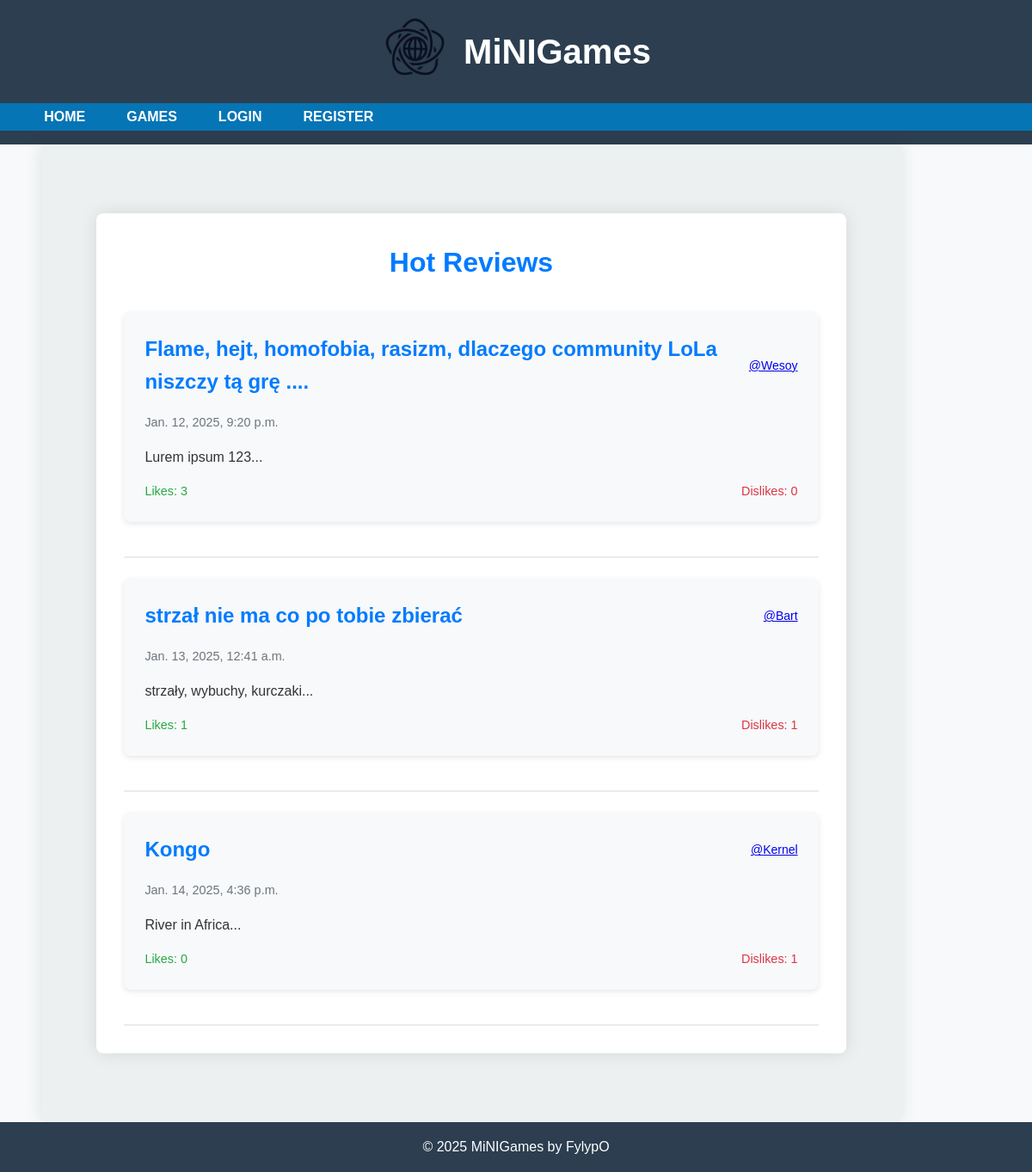
The page / on the database its author committed.
### minigames/models.py (models this page shows, shortened)
class ReactionMixin(models.Model):
    likes = models.IntegerField(default=0)
    dislikes = models.IntegerField(default=0)
    reactions = GenericRelation('Reaction', related_query_name='content_object')
    class Meta:
        abstract = True
    @property
    def like_count(self):
        return self.reactions.filter(reaction_type=Reaction.ReactionType.LIKE).count()
    @property
    def dislike_count(self):
        return self.reactions.filter(reaction_type=Reaction.ReactionType.DISLIKE).count()

class Review(ReactionMixin, models.Model):
    title = models.CharField(max_length=255)
    content = models.TextField()
    created_at = models.DateTimeField(auto_now_add=True)
    updated_at = models.DateTimeField(auto_now=True)
    author = models.ForeignKey(User, on_delete=models.CASCADE)
    game = models.ForeignKey(Game, on_delete=models.CASCADE)
    gamerate = models.IntegerField(validators=[MinValueValidator(1), MaxValueValidator(5)])
    edited = models.BooleanField(default=False)

### minigames/views.py (the view)
# urls.py: path('', views.home, name='home'),
def home(request):
    context = {'reviews': Review.objects.all().order_by('-likes'), 'posts': Post.objects.all().order_by('-likes')}
    return render(request, 'minigames/home.html', context)

### templates/minigames/home.html (shortened to what this page needs)
{% extends "minigames/base.html" %}
{% load static %}
{% block extra_css %}
<link rel="stylesheet" href="{% static 'css/home.css' %}">
{% endblock %}
{% block content %}
<div class="container">
    <h1 class="section-title">Hot Reviews</h1>
    <div class="reviews-list">
        {% for review in reviews|slice:'3' %}
        <div class="review-item">
            <div class="review-header">
                {% if user.is_authenticated %}
                <h3 class="review-title"><a href="/reviews/{{review.id}}">{{ review.title }}</a></h3>
                <small class="author-info"><a href="{% url 'user_profile' review.author.id %}">@{{ review.author.username }}</a></small>
                {% else %}
                <h3 class="review-title"><a href="/accounts/login">{{ review.title }}</a></h3>
                <small class="author-info"><a href="/accounts/login">@{{ review.author.username }}</a></small>
                {% endif %}
            </div>
            <p class="review-date">{{ review.created_at }}</p>
            <p class="review-content">{{ review.content|slice:":150" }}...</p>
            <div class="review-stats">
                <span class="likes">Likes: {{ review.like_count }}</span>
                <span class="dislikes">Dislikes: {{ review.dislike_count }}</span>
            </div>
        </div>
        <hr>
        {% endfor %}
    </div>
</div>
{% endblock %}

### static/CSS/base.css (style rules this page uses)
* { margin: 0; padding: 0; box-sizing: border-box; }
html, body { font-family: 'Roboto', sans-serif; height: 100%; color: #333; line-height: 1.6; overflow-x: hidden; overflow-y: scroll; }
html, body { display: flex; flex-direction: column; height: 100%; }

### static/CSS/home.css (style rules this page uses)
* { margin: 0; padding: 0; box-sizing: border-box; }
html { font-size: 16px; }
body { font-family: 'Arial', sans-serif; background-color: #f8f9fa; color: #333; margin: 0; padding: 0; line-height: 1.6; }
.container { width: 90%; max-width: 1000px; margin: 3rem auto; padding: 2rem; background: #fff; border-radius: 8px; box-shadow: 0 0 20px rgba(0, 0, 0, 0.1); }
.section-title { text-align: center; font-size: 2rem; margin-bottom: 2rem; color: #007bff; }
.reviews-list { display: flex; flex-direction: column; gap: 1.5rem; }
.review-item { padding: 1.5rem; border-radius: 8px; background-color: #f8f9fa; box-shadow: 0 2px 6px rgba(0, 0, 0, 0.1); }
.review-header { display: flex; justify-content: space-between; align-items: center; margin-bottom: 1rem; }
.review-title { font-size: 1.5rem; color: #007bff; }
.review-title a { color: inherit; text-decoration: none; }
.author-info { font-size: 0.875rem; color: #6c757d; }
.review-date { font-size: 0.9rem; color: #6c757d; margin-bottom: 1rem; }
.review-content { font-size: 1rem; color: #333; margin-bottom: 1rem; }
.review-stats { display: flex; justify-content: space-between; font-size: 0.9rem; color: #495057; }
.likes, .dislikes { color: #28a745; }
.dislikes { color: #dc3545; }
hr { border: 1px solid #e9ecef; margin-top: 1rem; }

### rows shown on the page
Review: title "Flame, hejt, homofobia, rasizm, dlaczego community LoLa niszczy tą grę ....", author.username "Wesoy", created_at "Jan. 12, 2025, 9:20 p.m.", content "Lurem ipsum 123", like_count "3", dislike_count "0"
Review: title "strzał nie ma co po tobie zbierać", author.username "Bart", created_at "Jan. 13, 2025, 12:41 a.m.", content "strzały, wybuchy, kurczaki", like_count "1", dislike_count "1"
Review: title "Kongo", author.username "Kernel", created_at "Jan. 14, 2025, 4:36 p.m.", content "River in Africa", like_count "0", dislike_count "1"
